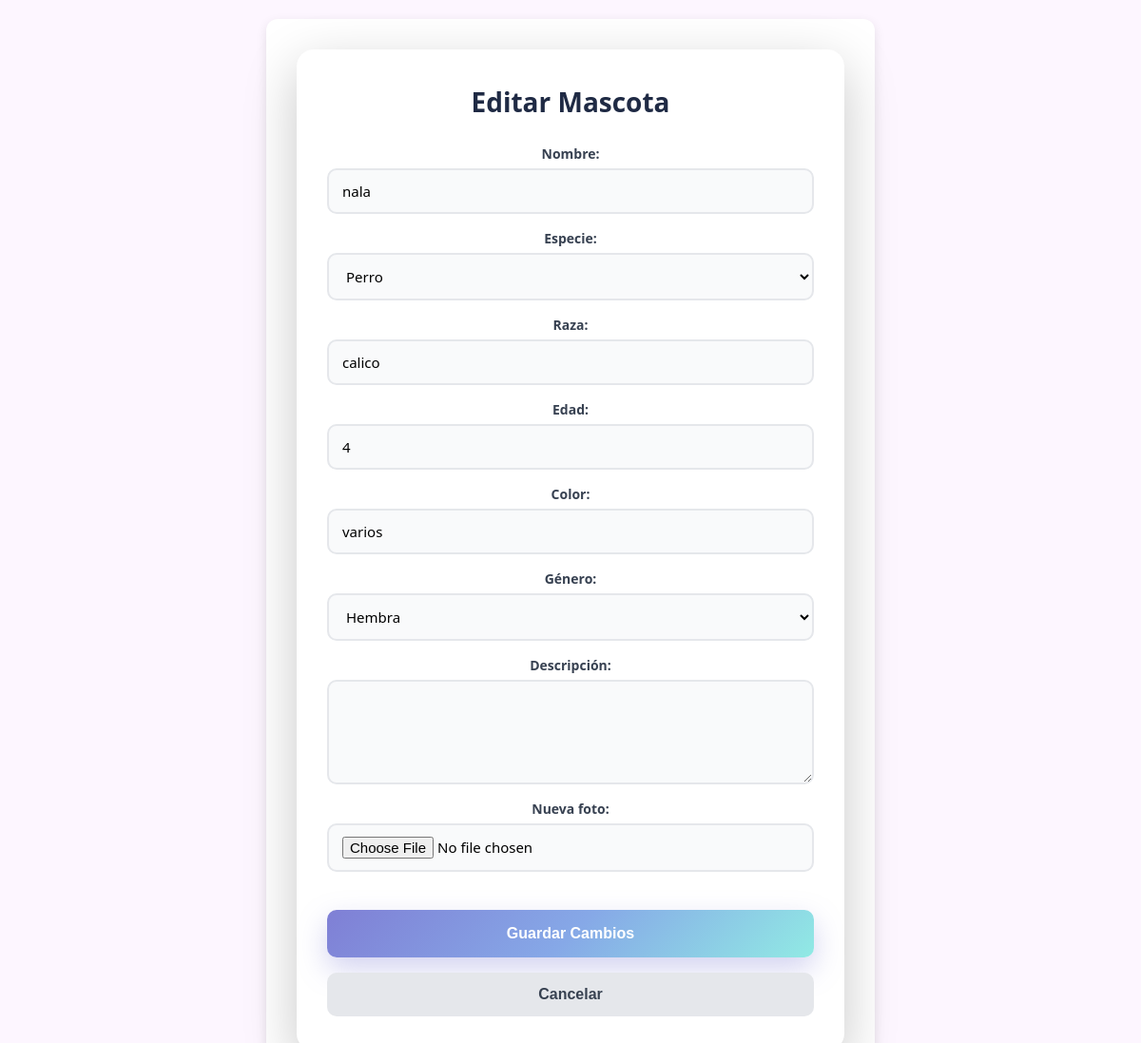
Page /finalpp2/mascota/77/editar (signed in) on the committed database.
### tables this page shows
CREATE TABLE `mascotas` (
  `id_mascota` int(11) NOT NULL AUTO_INCREMENT,
  `nombre` varchar(100) NOT NULL,
  `especie` varchar(50) NOT NULL,
  `raza` varchar(100) DEFAULT NULL,
  `edad` int(11) DEFAULT NULL,
  `genero` enum('macho','hembra') DEFAULT NULL,
  `color` varchar(50) DEFAULT NULL,
  `id` int(11) NOT NULL,
  `id_qr` int(11) DEFAULT NULL,
  `foto_url` varchar(255) DEFAULT NULL,
  `estado` enum('normal','perdida','encontrada') DEFAULT 'normal',
  `fecha_estado` datetime DEFAULT NULL,
  `descripcion_estado` text DEFAULT NULL,
  `fecha_registro` datetime NOT NULL DEFAULT current_timestamp(),
  `perdido` tinyint(1) DEFAULT 0,
  `ultima_ubicacion` varchar(255) DEFAULT NULL,
  `ultima_lat` decimal(10,7) DEFAULT NULL,
  `ultima_lng` decimal(10,7) DEFAULT NULL,
  `descripcion` varchar(255) DEFAULT NULL,
  PRIMARY KEY (`id_mascota`),
  UNIQUE KEY `id_qr` (`id_qr`),
  KEY `id_dueño` (`id`),
  KEY `idx_ultima_coords` (`ultima_lat`,`ultima_lng`),
  CONSTRAINT `mascotas_ibfk_1` FOREIGN KEY (`id`) REFERENCES `usuarios` (`id`),
  CONSTRAINT `mascotas_ibfk_2` FOREIGN KEY (`id_qr`) REFERENCES `codigos_qr` (`id_qr`)
);

### app/controllers/PetController.php (called while the page is built, shortened)
<?php
class PetController extends Controller {
    private $petModel;
    public function __construct() {
        $this->petModel = $this->loadModel('Pet');
    }
    public function edit($id) {
        $pet = $this->petModel->findById($id);
        $this->view('pet/edit', ['pet' => $pet]);
    }
}

### public/index.php (called while the page is built, shortened)
<?php
require_once __DIR__ . '/../config/database.php';
require_once APP_PATH . '/core/Controller.php';
require_once APP_PATH . '/core/Router.php';
$router = new Router();
$router->get('/', 'HomeController', 'index');
$router->get('/home', 'HomeController', 'index');
$router->get('/login', 'UserController', 'login');
$router->post('/login', 'UserController', 'login');
$router->get('/registro', 'UserController', 'register');
$router->post('/registro', 'UserController', 'register');
$router->get('/perfil', 'UserController', 'profile');
$router->get('/usuario/{id}', 'UserController', 'profile');
$router->get('/editar-perfil', 'UserController', 'editProfile');
$router->post('/editar-perfil', 'UserController', 'editProfile');
$router->get('/logout', 'UserController', 'logout');
$router->get('/recuperar-password', 'UserController', 'recoverPassword');
$router->post('/recuperar-password', 'UserController', 'recoverPassword');
$router->get('/reset-password', 'UserController', 'resetPassword');
$router->post('/reset-password', 'UserController', 'resetPassword');
$router->get('/registrar-mascota', 'PetController', 'register');
$router->post('/registrar-mascota', 'PetController', 'register');
$router->get('/mascota/{id}', 'PetController', 'profile');
$router->get('/mascota/{id}/editar', 'PetController', 'edit');
$router->post('/mascota/{id}/editar', 'PetController', 'edit');
$router->get('/mascota/{id}/eliminar', 'PetController', 'delete');
$router->post('/mascota/{id}/eliminar', 'PetController', 'delete');
$router->post('/mascota/{id}/cambiar-estado', 'PetController', 'changeStatus');
$router->get('/mapa', 'PetController', 'map');
$router->get('/qr/{id}', 'PetController', 'qrInfo');
$router->get('/terminos', 'LegalController', 'terminos');
$router->get('/mision', 'LegalController', 'mision');
$router->dispatch();

### config/database.php (called while the page is built)
<?php
class Database {
    private static $instance = null;
    private $pdo;
    private function __construct() {
        $dsn = "mysql:host=localhost;dbname=mascotas_db;charset=utf8";
        $usuario = "root";
        $contraseña = "";
        $opciones = array(
            PDO::ATTR_ERRMODE => PDO::ERRMODE_EXCEPTION,
            PDO::ATTR_DEFAULT_FETCH_MODE => PDO::FETCH_ASSOC
        );
        try {
            $this->pdo = new PDO($dsn, $usuario, $contraseña, $opciones);
        } catch (PDOException $e) {
            die("Error de conexión: " . $e->getMessage());
        }
    }
    public static function getInstance() {
        if (self::$instance === null) {
            self::$instance = new self();
        }
        return self::$instance;
    }
    public function getConnection() {
        return $this->pdo;
    }
}

### app/models/Pet.php (called while the page is built, shortened)
<?php
class Pet {
    private $db;
    public function __construct() {
        $this->db = Database::getInstance()->getConnection();
    }
    public function findById($id) {
        $stmt = $this->db->prepare("
            SELECT m.*, u.nombre as nombre_dueno, u.email as email_dueno, u.telefono as telefono_dueno
            FROM mascotas m
            LEFT JOIN usuarios u ON m.id = u.id
            WHERE m.id_mascota = ?
        ");
        $stmt->execute([$id]);
        return $stmt->fetch();
    }
}

### app/views/pet/edit.php (the view, shortened to what this page needs)
<!DOCTYPE html>
<html lang="es">
<head>
    <link rel="stylesheet" href="<?= ASSETS_URL ?>/css/mascota03.css" />
    <link rel="stylesheet" href="<?= ASSETS_URL ?>/css/pet-register.css">
</head>
<body>
    <section class="registro-mascota">
        <form class="formulario" action="<?= BASE_URL ?>/mascota/<?= $pet['id_mascota'] ?>/editar" method="post" enctype="multipart/form-data">
            <h2>Editar Mascota</h2>
            <div>
                <label>Nombre:</label>
                <input type="text" name="nombre" value="<?= htmlspecialchars($pet['nombre']) ?>" required>
            </div>
            <div>
                <label>Especie:</label>
                <select name="especie" required>
                    <option value="perro" <?= $pet['especie'] === 'perro' ? 'selected' : '' ?>>Perro</option>
                </select>
            </div>
            <div>
                <label>Raza:</label>
                <input type="text" name="raza" value="<?= htmlspecialchars($pet['raza'] ?? '') ?>">
            </div>
            <div>
                <label>Edad:</label>
                <input type="number" name="edad" value="<?= htmlspecialchars($pet['edad'] ?? '') ?>" min="0" max="30">
            </div>
            <div>
                <label>Color:</label>
                <input type="text" name="color" value="<?= htmlspecialchars($pet['color'] ?? '') ?>">
            </div>
            <div>
                <label>Género:</label>
                <select name="genero">
                    <option value="hembra" <?= ($pet['genero'] ?? '') === 'hembra' ? 'selected' : '' ?>>Hembra</option>
                </select>
            </div>
            <div>
                <label>Descripción:</label>
                <textarea name="descripcion" rows="4"><?= htmlspecialchars($pet['descripcion'] ?? '') ?></textarea>
            </div>
            <div>
                <label>Nueva foto:</label>
                <input type="file" name="foto" accept="image/*">
            </div>
            <button type="submit" class="btn_enviar">Guardar Cambios</button>
            <button type="button" onclick="window.location.href='<?= BASE_URL ?>/mascota/<?= $pet['id_mascota'] ?>'" class="btn-cancelar">Cancelar</button>
        </form>
    </section>
</body>
</html>

### app/core/Router.php (shortened to what this page needs)
<?php
class Router {
    private $routes = [];
    private function addRoute($httpMethod, $path, $controller, $method) {
        $this->routes[] = [
            'method' => $httpMethod,
            'path' => $path,
            'controller' => $controller,
            'action' => $method
        ];
    }
    public function dispatch() {
        $requestMethod = $_SERVER['REQUEST_METHOD'];
        $requestUri = $_SERVER['REQUEST_URI'];
        $requestUri = strtok($requestUri, '?');
        $requestUri = str_replace(BASE_URL, '', $requestUri);
        $requestUri = '/' . trim($requestUri, '/');
        foreach ($this->routes as $route) {
            if ($route['method'] !== $requestMethod) {
                continue;
            }
            $pattern = $this->convertToRegex($route['path']);
            if (preg_match($pattern, $requestUri, $matches)) {
                array_shift($matches);
                $action = $route['action'];
                $controller = new $controllerName();
                call_user_func_array([$controller, $action], $matches);
                return;
            }
        }
    }
    private function convertToRegex($path) {
        $pattern = preg_replace('/\{([a-zA-Z0-9_]+)\}/', '([a-zA-Z0-9_-]+)', $path);
        return '#^' . $pattern . '$#';
    }
}

### assets/css/mascota03.css (style rules this page uses)
body { margin: 0; font-family: 'Segoe UI', sans-serif; background-color: #fdf6ff; display: flex; justify-content: center; align-items: center; min-height: 100vh; }
.registro-mascota { background-color: #fff; padding: 2rem; border-radius: 12px; box-shadow: 0 4px 12px rgba(0, 0, 0, 0.1); max-width: 400px; width: 90%; display: flex; flex-direction: column; align-items: center; }
h2 { margin-bottom: 1rem; color: #333; }
.formulario { display: flex; flex-direction: column; gap: 1rem; width: 100%; align-items: center; }
.formulario div { display: flex; flex-direction: column; align-items: center; width: 100%; }
input,select { padding: 0.75rem; border: 1px solid #ccc; border-radius: 8px; font-size: 1rem; width: 90%; box-sizing: border-box; }
.btn_enviar { display: block; margin: 1.5rem auto 0 auto; background-color: #c9a7f5; color: white; font-size: 1.2rem; font-weight: bold; border: none; border-radius: 12px; width: 90%; height: 50px; cursor: pointer; transition: background-color 0.3s ease; }

### assets/css/pet-register.css (style rules this page uses)
* { box-sizing: border-box; }
body { margin: 0; font-family: 'Segoe UI', Tahoma, Geneva, Verdana, sans-serif; background: #fdf6ff; min-height: 100vh; display: flex; justify-content: center; align-items: center; padding: 20px; }
.registro-mascota { width: 100%; max-width: 640px; }
.formulario { background: #ffffff; border-radius: 18px; padding: 36px 32px; box-shadow: 0 18px 55px rgba(0, 0, 0, 0.22); animation: rise 0.45s ease; }
h2 { margin: 0 0 10px; color: #1f2a44; font-size: 28px; text-align: center; }
.formulario label { display: block; margin-bottom: 6px; color: #374151; font-weight: 600; font-size: 14px; }
.formulario input[type="text"], .formulario input[type="number"], .formulario input[type="file"], .formulario input[type="tel"], .formulario select, .formulario textarea { width: 100%; padding: 12px 14px; border: 2px solid #e5e7eb; border-radius: 10px; font-size: 15px; font-family: inherit; transition: all 0.25s ease; background: #f9fafb; }
.formulario textarea { resize: vertical; min-height: 110px; }
.btn_enviar, .btn-cancelar { width: 100%; padding: 14px; border: none; border-radius: 10px; font-size: 16px; font-weight: 700; cursor: pointer; transition: all 0.25s ease; }
.btn_enviar { background: linear-gradient(135deg, #7f7fd5 0%, #86a8e7 50%, #91eae4 100%); color: #fff; box-shadow: 0 12px 30px rgba(127, 127, 213, 0.35); }
.btn-cancelar { background: #e5e7eb; color: #374151; }

### rows in the picture
mascotas: nombre "nala", raza "calico", edad "4", color "varios", genero "Hembra"
